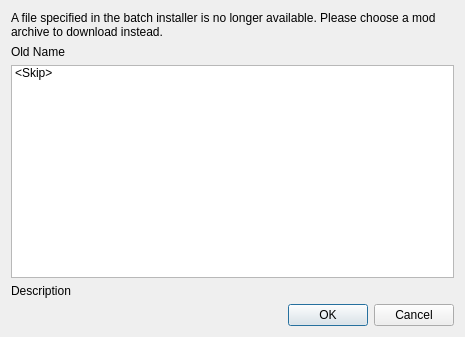
<?xml version="1.0" encoding="UTF-8"?>
<ui version="4.0">
 <class>DownloadSelectionDialog</class>
 <widget class="QDialog" name="DownloadSelectionDialog">
  <property name="geometry">
   <rect>
    <x>0</x>
    <y>0</y>
    <width>465</width>
    <height>337</height>
   </rect>
  </property>
  <property name="windowTitle">
   <string>Dialog</string>
  </property>
  <layout class="QVBoxLayout" name="verticalLayout">
   <item>
    <widget class="QLabel" name="label">
     <property name="text">
      <string>A file specified in the batch installer is no longer available. Please choose a mod archive to download instead.</string>
     </property>
     <property name="wordWrap">
      <bool>true</bool>
     </property>
    </widget>
   </item>
   <item>
    <widget class="QLabel" name="oldNameLabel">
     <property name="text">
      <string notr="true">Old Name</string>
     </property>
    </widget>
   </item>
   <item>
    <widget class="QListWidget" name="choicesList">
     <item>
      <property name="text">
       <string>&lt;Skip&gt;</string>
      </property>
      <property name="toolTip">
       <string>Don't install this mod</string>
      </property>
     </item>
    </widget>
   </item>
   <item>
    <widget class="QLabel" name="descriptionLabel">
     <property name="text">
      <string notr="true">Description</string>
     </property>
    </widget>
   </item>
   <item>
    <widget class="QDialogButtonBox" name="buttonBox">
     <property name="orientation">
      <enum>Qt::Horizontal</enum>
     </property>
     <property name="standardButtons">
      <set>QDialogButtonBox::Cancel|QDialogButtonBox::Ok</set>
     </property>
    </widget>
   </item>
  </layout>
 </widget>
 <resources/>
 <connections>
  <connection>
   <sender>buttonBox</sender>
   <signal>accepted()</signal>
   <receiver>DownloadSelectionDialog</receiver>
   <slot>accept()</slot>
   <hints>
    <hint type="sourcelabel">
     <x>248</x>
     <y>254</y>
    </hint>
    <hint type="destinationlabel">
     <x>157</x>
     <y>274</y>
    </hint>
   </hints>
  </connection>
  <connection>
   <sender>buttonBox</sender>
   <signal>rejected()</signal>
   <receiver>DownloadSelectionDialog</receiver>
   <slot>reject()</slot>
   <hints>
    <hint type="sourcelabel">
     <x>316</x>
     <y>260</y>
    </hint>
    <hint type="destinationlabel">
     <x>286</x>
     <y>274</y>
    </hint>
   </hints>
  </connection>
 </connections>
</ui>
